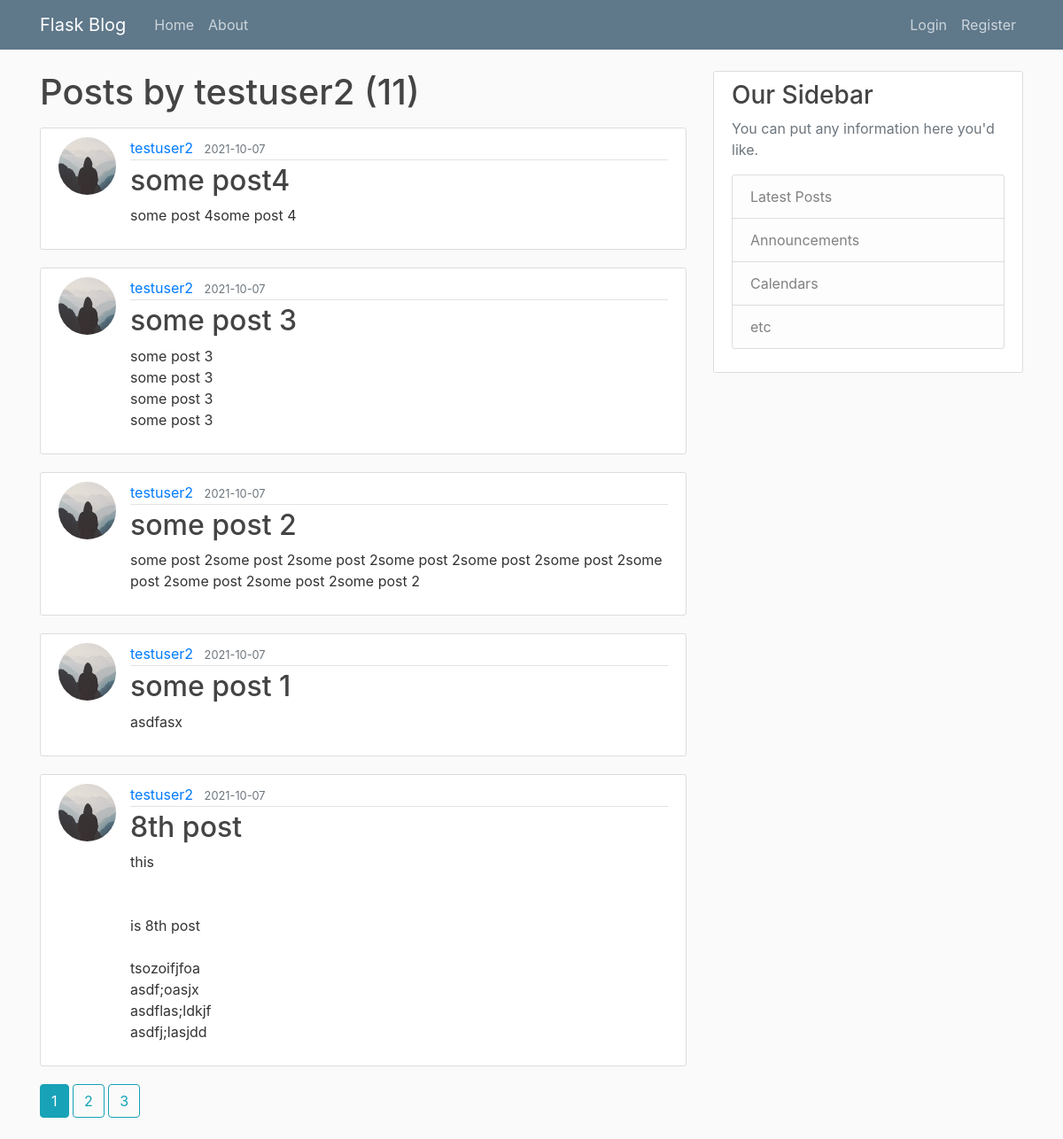
/user/testuser2, run on the app's committed database.
### flaskblog/models.py (models this page shows, shortened)
class User(db.Model, UserMixin):
    id = db.Column(db.Integer, primary_key=True)
    username = db.Column(db.String(20), unique=True, nullable=False)
    email = db.Column(db.String(120), unique=True, nullable=False)
    image_file = db.Column(db.String(20), nullable=False, default='default.jpg')
    password = db.Column(db.String(60), nullable=False)
    posts = db.relationship('Post', backref='author', lazy=True)

class Post(db.Model):
    id = db.Column(db.Integer, primary_key=True)
    title = db.Column(db.String(120), nullable=False)
    date_posted = db.Column(db.DateTime, nullable=False, default=datetime.utcnow)
    content= db.Column(db.Text, nullable=False)
    user_id=db.Column(db.Integer, db.ForeignKey('user.id'), nullable=False)

### flaskblog/users/routes.py (the view)
@users.route('/user/<string:username>')
def user_posts(username):
    page = request.args.get('page', 1, type=int)
    user = User.query.filter_by(username=username).first_or_404()
    posts = Post.query.filter_by(author=user)\
        .order_by(Post.date_posted.desc())\
        .paginate(page=page, per_page=5)
    return render_template('user_posts.html', posts=posts, user=user)

### flaskblog/templates/user_posts.html
{% extends "layout.html" %}
{% block content %}
<h1 class="mb-3">Posts by {{ user.username }} ({{ posts.total }})</h1>
    {% for post in posts.items %}
    <article class="media content-section">
      <img class="rounded-circle article-img" src="{{ url_for('static', filename= 'profile_pics/' + post.author.image_file) }}" alt="">
        <div class="media-body">
          <div class="article-metadata">
            <a class="mr-2" href="{{ url_for('users.user_posts', username=post.author.username) }}">{{ post.author.username }}</a>
            <small class="text-muted">{{ post.date_posted.strftime('%Y-%m-%d') }}</small>
          </div>
          <h2><a class="article-title" href="{{ url_for('posts.post', post_id = post.id) }}">{{ post.title }}</a></h2>
          <p class="article-content">{{ post.content }}</p>
        </div>
      </article>
    {% endfor %}
    {% for page_num in posts.iter_pages(left_edge=1, right_edge=1, left_current=1, right_current=2) %}
    {% if page_num %}
      {% if posts.page == page_num %}
        <a class="btn btn-info mb-4" href="{{ url_for('users.user_posts', username=user.username, page=page_num) }}">{{ page_num }}</a>
      {% else %}
      <a class="btn btn-outline-info mb-4" href="{{ url_for('users.user_posts', username=user.username, page=page_num) }}">{{ page_num }}</a>
      {% endif %}
    {% else %}
      ...
    {% endif %}
    {% endfor %}
{% endblock content %}

### flaskblog/static/main.css (style rules this page uses)
body { background: #fafafa; color: #333333; margin-top: 5rem; }
h1, h2, h3, h4, h5, h6 { color: #444444; }
.content-section { background: #ffffff; padding: 10px 20px; border: 1px solid #dddddd; border-radius: 3px; margin-bottom: 20px; }
.article-title { color: #444444; }
.article-content { white-space: pre-line; }
.article-img { height: 65px; width: 65px; margin-right: 16px; }
.article-metadata { padding-bottom: 1px; margin-bottom: 4px; border-bottom: 1px solid #e3e3e3 }

### data on the page
User: username "testuser2"
Post: image_file (placeholder picture), author.username "testuser2", date_posted "2021-10-07", title "some post4", content "some post 4some post 4"
Post: image_file (placeholder picture), author.username "testuser2", date_posted "2021-10-07", title "some post 3", content "some post 3 some post 3 some post 3 some post 3"
Post: image_file (placeholder picture), author.username "testuser2", date_posted "2021-10-07", title "some post 2", content "some post 2some post 2some post 2some post 2some post 2some post 2some post 2some post 2some post 2some post 2"
Post: image_file (placeholder picture), author.username "testuser2", date_posted "2021-10-07", title "some post 1", content "asdfasx"
Post: image_file (placeholder picture), author.username "testuser2", date_posted "2021-10-07", title "8th post", content "this is 8th post tsozoifjfoa asdf;oasjx asdflas;ldkjf asdfj;lasjdd"

### other printed values
{{ posts.total }} "11"
{{ page_num }} "1"
{{ page_num }} "2" "3"
